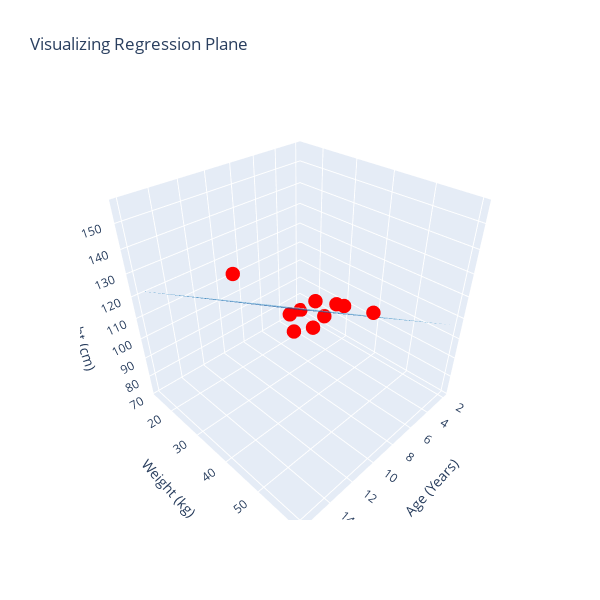

Notebook source saved alongside this figure:
### Markdown cell above
3D Plotting

### Code cell
fig = go.Figure()

# Add Actual Data Points
_ = fig.add_trace(go.Scatter3d(
    x=data['Age'], y=data['Weight'], z=data['Height'],
    mode='markers', marker=dict(size=5, color='red'), name='Actual Data'
))

# Add the Regression Plane
_ = fig.add_trace(go.Surface(
    x=xx, y=yy, z=zz,
    opacity=0.6, colorscale='Blues', showscale=False, name='Regression Plane'
))

# Layout & Camera Control
fig.update_layout(
    title='Visualizing Regression Plane',
    scene=dict(
        xaxis_title='Age (Years)', yaxis_title='Weight (kg)', zaxis_title='Height (cm)',
        # camera=dict(eye=dict(x=1, y=1, z=1))
    ),
    width=600, height=600,
    # margin=dict(l=20, r=20, b=20, t=20)
)
